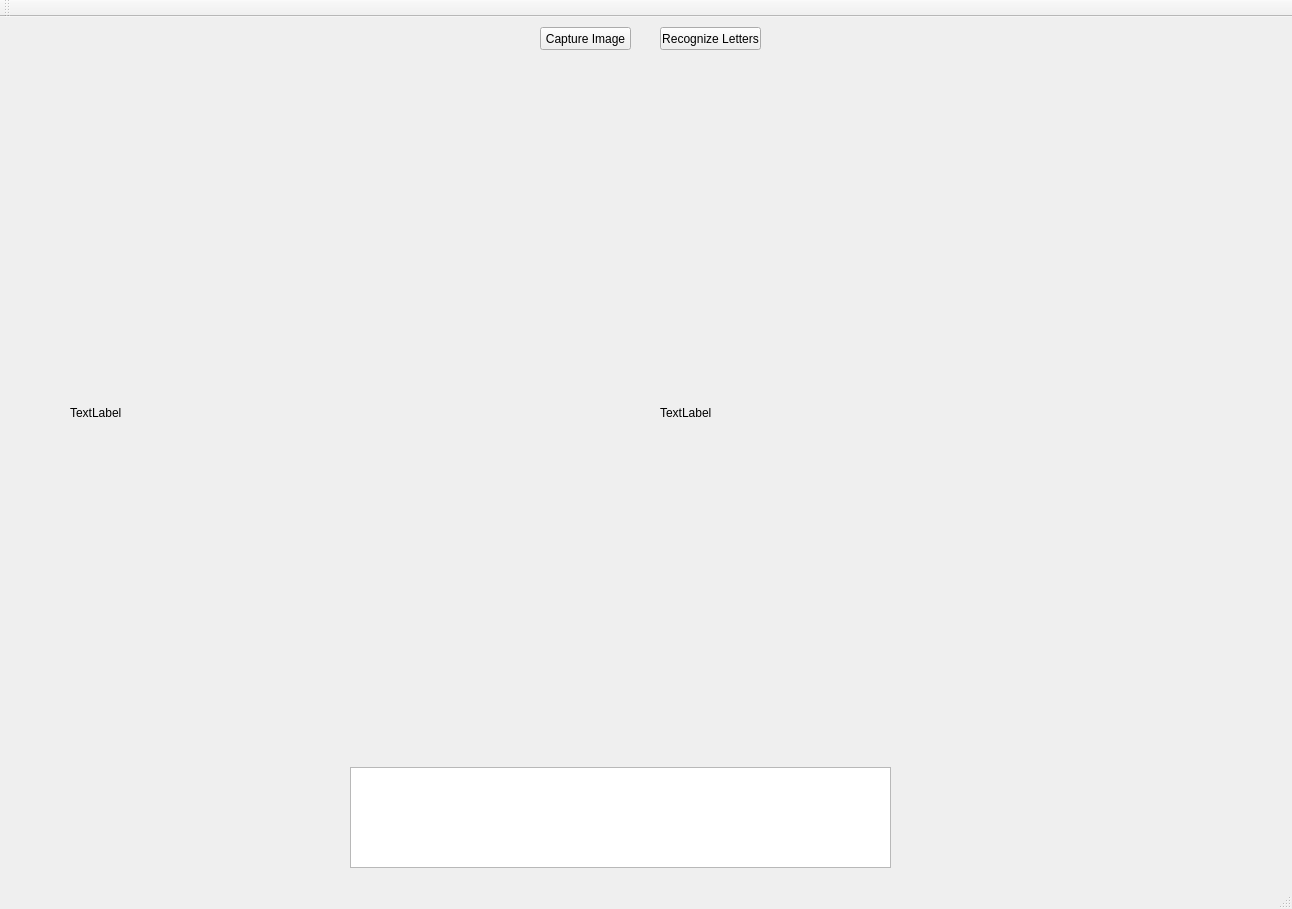
<?xml version="1.0" encoding="UTF-8"?>
<ui version="4.0">
 <class>MainWindow</class>
 <widget class="QMainWindow" name="MainWindow">
  <property name="geometry">
   <rect>
    <x>0</x>
    <y>0</y>
    <width>1292</width>
    <height>909</height>
   </rect>
  </property>
  <property name="windowTitle">
   <string>MainWindow</string>
  </property>
  <widget class="QWidget" name="centralWidget">
   <widget class="QLabel" name="cameraFeed">
    <property name="geometry">
     <rect>
      <x>70</x>
      <y>50</y>
      <width>491</width>
      <height>691</height>
     </rect>
    </property>
    <property name="autoFillBackground">
     <bool>true</bool>
    </property>
    <property name="text">
     <string>TextLabel</string>
    </property>
   </widget>
   <widget class="QPlainTextEdit" name="textArea">
    <property name="geometry">
     <rect>
      <x>350</x>
      <y>750</y>
      <width>541</width>
      <height>101</height>
     </rect>
    </property>
   </widget>
   <widget class="QPushButton" name="captureImageButton">
    <property name="geometry">
     <rect>
      <x>540</x>
      <y>10</y>
      <width>91</width>
      <height>23</height>
     </rect>
    </property>
    <property name="text">
     <string>Capture Image</string>
    </property>
   </widget>
   <widget class="QLabel" name="lblContours">
    <property name="geometry">
     <rect>
      <x>660</x>
      <y>50</y>
      <width>491</width>
      <height>691</height>
     </rect>
    </property>
    <property name="autoFillBackground">
     <bool>true</bool>
    </property>
    <property name="text">
     <string>TextLabel</string>
    </property>
   </widget>
   <widget class="QPushButton" name="reognizeButton">
    <property name="geometry">
     <rect>
      <x>660</x>
      <y>10</y>
      <width>101</width>
      <height>23</height>
     </rect>
    </property>
    <property name="text">
     <string>Recognize Letters</string>
    </property>
   </widget>
  </widget>
  <widget class="QMenuBar" name="menuBar">
   <property name="geometry">
    <rect>
     <x>0</x>
     <y>0</y>
     <width>1292</width>
     <height>21</height>
    </rect>
   </property>
  </widget>
  <widget class="QToolBar" name="mainToolBar">
   <attribute name="toolBarArea">
    <enum>TopToolBarArea</enum>
   </attribute>
   <attribute name="toolBarBreak">
    <bool>false</bool>
   </attribute>
  </widget>
  <widget class="QStatusBar" name="statusBar"/>
 </widget>
 <layoutdefault spacing="6" margin="11"/>
 <resources/>
 <connections/>
</ui>
